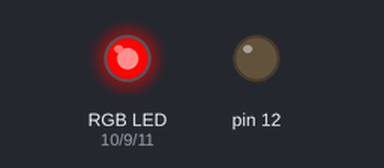
This sketch was run on a simulated Arduino Uno, built with avr-gcc and run on an emulated ATmega328P. Shown: an RGB LED mixed from three pins (HIGH = lit), output pins drawn as LEDs (lit = HIGH). What the sketch prints to the serial monitor is not drawn.

Above: at 0.1 s.
Timing chart, 0 to 1.6 s (numbered marks = the images above):
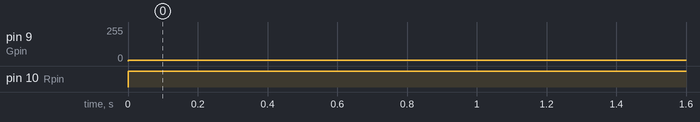

The sketch:

Pot_HSL.ino
```cpp
int Rpin=10;
int Gpin=9;
int Bpin=11;
float H,S,L,Rval,Gval,Bval;

void HSL(float H, float S, float L, float& Rval, float& Gval, float& Bval);
float Hue_2_RGB( float v1, float v2, float vH );

void setup()
{
  Serial.begin(9600);

  // set up pot

  pinMode(12, OUTPUT);
}


void loop()
{
  //H=rotary.position();
  H = 1;
  S=1;
  L=.5;
  Rval=0;
  Gval=0;
  Bval=0;
  HSL(float(H)/360,S,L,Rval,Gval,Bval);

  //common anode configuration
  //analogWrite(Rpin, 255-Rval);
  //analogWrite(Gpin, 255-Gval);
  //analogWrite(Bpin, 255-Bval);
  //digitalWrite(12,HIGH);

  //common cathode configuration
  analogWrite(Rpin, Rval);
  analogWrite(Gpin, Gval);
  analogWrite(Bpin, Bval);
  digitalWrite(12,LOW);

  //print statements for debug
  Serial.print("position:");
  Serial.print(H);
  Serial.print(" R:");
  Serial.print(Rval);
  Serial.print(" G:");
  Serial.print(Gval);
  Serial.print(" B:");
  Serial.println(Bval);
  delay(1000);
}

void HSL(float H, float S, float L, float& Rval, float& Gval, float& Bval)
{
  float var_1;
  float var_2;
  float Hu=H+.33;
  float Hd=H-.33;
  if ( S == 0 )                       //HSL from 0 to 1
  {
     Rval = L * 255;                      //RGB results from 0 to 255
     Gval = L * 255;
     Bval = L * 255;
  }
  else
  {
     if ( L < 0.5 )
       var_2 = L * ( 1 + S );
     else
       var_2 = ( L + S ) - ( S * L );

     var_1 = 2 * L - var_2;

     Rval = round(255 * Hue_2_RGB( var_1, var_2, Hu ));
     Serial.print("Rval:");
     Serial.println(Hue_2_RGB( var_1, var_2, Hu ));
     Gval = round(255 * Hue_2_RGB( var_1, var_2, H ));
     Bval = round(255 * Hue_2_RGB( var_1, var_2, Hd ));
  }
}

float Hue_2_RGB( float v1, float v2, float vH )             //Function Hue_2_RGB
{
   if ( vH < 0 )
     vH += 1;
   if ( vH > 1 )
     vH -= 1;
   if ( ( 6 * vH ) < 1 )
     return ( v1 + ( v2 - v1 ) * 6 * vH );
   if ( ( 2 * vH ) < 1 )
     return ( v2 );
   if ( ( 3 * vH ) < 2 )
     return ( v1 + ( v2 - v1 ) * (.66-vH) * 6 );
   return ( v1 );
}

void HslToRgb( int hue, byte sat, byte light, byte* lpOutRgb ) {
    if( sat == 0 ) {
        lpOutRgb[0] = lpOutRgb[1] = lpOutRgb[2] = light;
        return;
    }
    float nhue = (float)hue * (1.0f / 360.0f);
    float nsat = (float)sat * (1.0f / 255.0f);
    float nlight = (float)light * (1.0f / 255.0f);
    float m2;
    if (light < 128 ) m2 = nlight * ( 1.0f + nsat );
    else m2 = ( nlight + nsat ) - ( nsat * nlight );
    float m1 = ( 2.0f * nlight ) - m2;
    lpOutRgb[0] = HueToChannel( m1, m2, nhue + (1.0f / 3.0f) );
    lpOutRgb[1] = HueToChannel( m1, m2, nhue );
    lpOutRgb[2] = HueToChannel( m1, m2, nhue - (1.0f / 3.0f) );
}

byte HueToChannel( float m1, float m2, float h ) {
    if( h < 0.0f ) h += 1.0f;
    if( h > 1.0f ) h -= 1.0f;
    if( ( 6.0f * h ) < 1.0f ) return (byte)( 255.0f * ( m1 + ( m2 - m1 ) * 6.0f * h ) );
    if( ( 2.0f * h ) < 1.0f ) return (byte)( 255.0f * m2 );
    if( ( 3.0f * h ) < 2.0f ) return (byte)( 255.0f * ( m1 + ( m2 - m1 ) * ((2.0f/3.0f) - h) * 6.0f ) );
    return (byte)( 255.0f * m1 );
}
```

Measured:
- by itself, pin 9 (Gpin): 0/255 → 4/255 at 0.00 s
- by itself, pin 10 (Rpin): LOW → HIGH at 0.00 s
